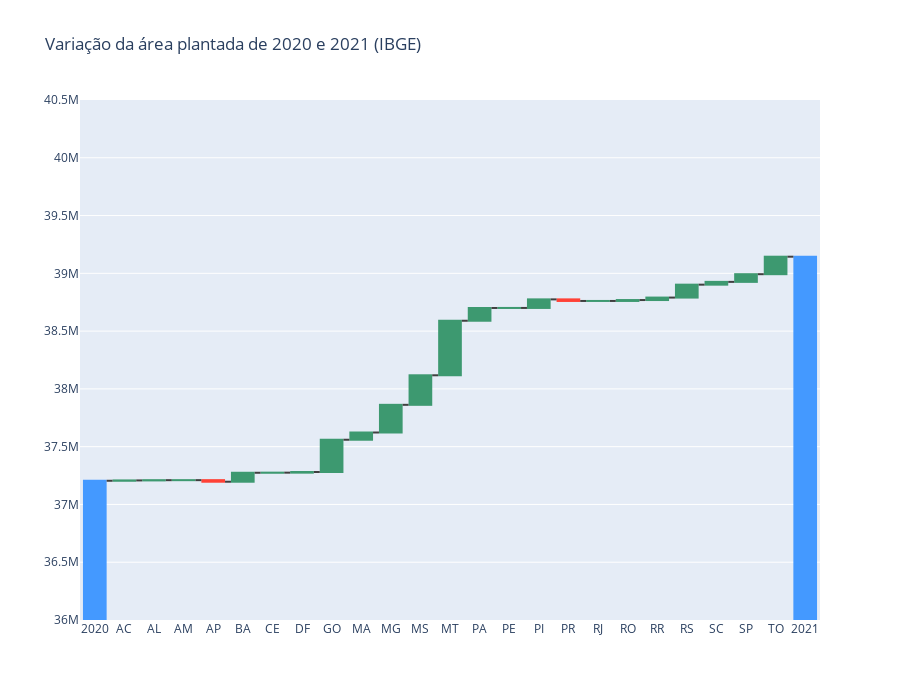

The notebook cell saved with this chart:
### Code cell
import plotly.graph_objects as go

fig = go.Figure(go.Waterfall(
    orientation = "v",
    x = df_comp_conab['step'],
    y = df_comp_conab['valor'],
    measure = df_comp_conab['measure'],
    connector = {"line":{"color":"rgb(63, 63, 63)"}},
))

fig.update_layout(
        title = "Variação da área plantada de 2020 e 2021 (IBGE)",
        showlegend = False,
        height = 700,
        yaxis = dict(
            range = [36000000, 40500000]
        )
)

fig.show()

### Figure 1 — Plotly figure (JSON) as saved in the notebook; plotly's stock layout.template omitted (floating-point values rounded to 4 significant figures)
{"data": [{"connector": {"line": {"color": "rgb(63, 63, 63)"}}, "measure": ["absolute", "relative", "relative", "relative", "relative", "relative", "relative", "relative", "relative", "relative", "relative", "relative", "relative", "relative", "relative", "relative", "relative", "relative", "relative", "relative", "relative", "relative", "relative", "relative", "total"], "orientation": "v", "type": "waterfall", "x": ["2020", "AC", "AL", "AM", "AP", "BA", "CE", "DF", "GO", "MA", "MG", "MS", "MT", "PA", "PE", "PI", "PR", "RJ", "RO", "RR", "RS", "SC", "SP", "TO", "2021"], "y": [37200000.0, 2905.0, 2088.0, 300.0, -13580.0, 77490.0, 964.0, 5500.0, 279300.0, 62640.0, 239600.0, 255500.0, 472100.0, 110500.0, 300.0, 74080.0, -13660.0, 77.0, 7817.0, 21380.0, 111700.0, 24180.0, 66390.0, 151400.0, 39140000.0]}], "layout": {"height": 700, "showlegend": false, "title": {"text": "Variação da área plantada de 2020 e 2021 (IBGE)"}, "yaxis": {"range": [36000000, 40500000]}}}
